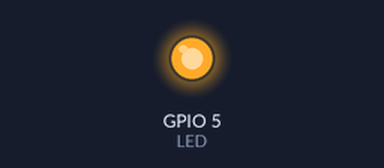
A sketch run on a simulated ESP8266 (NodeMCU). Shown: output pins drawn as LEDs (lit = HIGH). WiFi joins after 1.5 s; servers stay silent unless stated; what the sketch prints to the serial monitor is not drawn. At 13.7 s the program puts the board to deep sleep or switches it off; the recording ends there.

Above: at 2.1 s.
At 5.2 s:
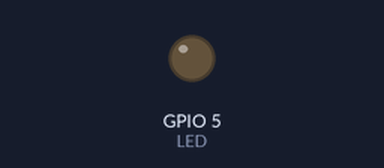
Timing chart, 0 to 6.1 s (numbered marks = the images above):
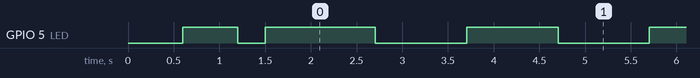

Measured:
- by itself, GPIO 5 (LED): goes LOW 0.30 s, HIGH 1.2 s, 5 × (LOW 1.0 s, HIGH 1.0 s), LOW 1.0 s, then HIGH

The sketch:

main.ino
```cpp
#include <ESP8266WiFi.h>
#include <ESP8266mDNS.h>
#include <WiFiUdp.h>
#include <ArduinoOTA.h>
#include <ESP8266HTTPClient.h>

#include <DNSServer.h>
#include <ESP8266WebServer.h>
#include <WiFiManager.h>
#include <Ticker.h>

#define OK_DELAY 1000
#define FAIL_DELAY 100
#define ERROR_DELAY 10
#define LED 5
// blink for at least 5 seconds

//const char* ssid = "open25";
//const char* password = "makeanicecupoftea";

// how much time before dsleep
signed long gracetime = 10000;
enum States { BOOTUP, SUCCESS, FAILURE, SLEEP, FAILED_CONNECT };
int state = BOOTUP;
const char* query_url = "http://192.168.8.2/cgi-bin/toggle-adblock";
Ticker ticker;

void tick()
{
  //toggle state
  int state = digitalRead(LED);  // get the current state of GPIO1 pin
  digitalWrite(LED, !state);     // set pin to the opposite state
}

//gets called when WiFiManager enters configuration mode
void configModeCallback (WiFiManager *myWiFiManager) {
  Serial.println("Entered config mode");
  Serial.println(WiFi.softAPIP());
  //if you used auto generated SSID, print it
  Serial.println(myWiFiManager->getConfigPortalSSID());
  //entered config mode, make led toggle faster
  ticker.attach(0.2, tick);
}


void setup() {
  WiFiManager wifiManager;
  // initialize NodeMCU LED as an output.
  pinMode(5, OUTPUT);

  Serial.begin(115200);
  Serial.println("Booting");
  ticker.attach(0.6, tick);

  wifiManager.autoConnect("AutoConnectAP");
  wifiManager.setAPCallback(configModeCallback);

  // Port defaults to 8266
  // ArduinoOTA.setPort(8266);

  // Hostname defaults to esp8266-[ChipID]
  ArduinoOTA.setHostname("unblockr");

  // No authentication by default
  // ArduinoOTA.setPassword("admin");

  // Password can be set with it's md5 value as well
  // MD5(admin) = 21232f297a57a5a743894a0e4a801fc3
  // ArduinoOTA.setPasswordHash("21232f297a57a5a743894a0e4a801fc3");

  ArduinoOTA.onStart([]() {
    String type;
    if (ArduinoOTA.getCommand() == U_FLASH) {
      type = "sketch";
    } else { // U_SPIFFS
      type = "filesystem";
    }

    // NOTE: if updating SPIFFS this would be the place to unmount SPIFFS using SPIFFS.end()
    Serial.println("Start updating " + type);
  });
  ArduinoOTA.onEnd([]() {
    Serial.println("\nEnd");
  });
  ArduinoOTA.onProgress([](unsigned int progress, unsigned int total) {
    Serial.printf("Progress: %u%%\r", (progress / (total / 100)));
  });
  ArduinoOTA.onError([](ota_error_t error) {
    Serial.printf("Error[%u]: ", error);
    if (error == OTA_AUTH_ERROR) {
      Serial.println("Auth Failed");
    } else if (error == OTA_BEGIN_ERROR) {
      Serial.println("Begin Failed");
    } else if (error == OTA_CONNECT_ERROR) {
      Serial.println("Connect Failed");
    } else if (error == OTA_RECEIVE_ERROR) {
      Serial.println("Receive Failed");
    } else if (error == OTA_END_ERROR) {
      Serial.println("End Failed");
    }
  });

  Serial.print("Starting ArduinoOTA");
  ArduinoOTA.begin();

  ticker.detach();
  // configure static ip for faster bootup
}

void loop() {
  ArduinoOTA.handle();
  digitalWrite(5, HIGH);
  switch (state) {
    case BOOTUP:
      {
      HTTPClient http;
      int httpCode = http.GET();
      Serial.println("Sending HTTP Query");
      http.begin(query_url);
      http.end();
      if (httpCode < 0) {
        Serial.println("SUCCESS");
        state = FAILURE;
      } else {
        Serial.println("FAILURE");
        state = SUCCESS;
      };
      }break;
    case SUCCESS:
      {
        delay(FAIL_DELAY);
        digitalWrite(5, LOW);
        delay(FAIL_DELAY);
        gracetime -= FAIL_DELAY *2;
      }
      break;
    case FAILURE:
      delay(OK_DELAY);
      digitalWrite(5, LOW);
      delay(OK_DELAY);
      gracetime -= OK_DELAY *2;
      break;
    case SLEEP:
      Serial.println("Deep Sleep");
      ESP.deepSleep(0);
      // TODO: maybe we can simply wake up with the last wifi state
      // ESP.deepSleep(0, WAKE_RF_DISABLED)
      delay(100);
  };
  if (gracetime < 0) {
    state = SLEEP;
  }
}
```
